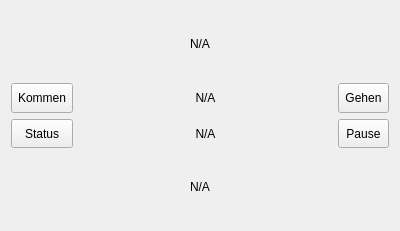
<?xml version="1.0" encoding="UTF-8"?>
<ui version="4.0">
 <class>TerminalView</class>
 <widget class="QWidget" name="TerminalView">
  <property name="geometry">
   <rect>
    <x>0</x>
    <y>0</y>
    <width>400</width>
    <height>231</height>
   </rect>
  </property>
  <property name="windowTitle">
   <string>XATime</string>
  </property>
  <layout class="QGridLayout" name="gridLayout">
   <item row="0" column="0">
    <widget class="QLabel" name="labelClock">
     <property name="text">
      <string>N/A</string>
     </property>
     <property name="alignment">
      <set>Qt::AlignCenter</set>
     </property>
    </widget>
   </item>
   <item row="1" column="0">
    <layout class="QHBoxLayout" name="horizontalLayout">
     <item>
      <layout class="QVBoxLayout" name="verticalLayout">
       <item>
        <widget class="QToolButton" name="pbKommen">
         <property name="sizePolicy">
          <sizepolicy hsizetype="Preferred" vsizetype="Preferred">
           <horstretch>0</horstretch>
           <verstretch>0</verstretch>
          </sizepolicy>
         </property>
         <property name="text">
          <string>Kommen</string>
         </property>
         <property name="icon">
          <iconset resource="../../../resources/resources.qrc">
           <normaloff>:/icons/kommen.svg</normaloff>:/icons/kommen.svg</iconset>
         </property>
         <property name="iconSize">
          <size>
           <width>50</width>
           <height>50</height>
          </size>
         </property>
         <property name="toolButtonStyle">
          <enum>Qt::ToolButtonTextUnderIcon</enum>
         </property>
         <property name="autoRaise">
          <bool>false</bool>
         </property>
        </widget>
       </item>
       <item>
        <widget class="QToolButton" name="pbStatus">
         <property name="sizePolicy">
          <sizepolicy hsizetype="Preferred" vsizetype="Preferred">
           <horstretch>0</horstretch>
           <verstretch>0</verstretch>
          </sizepolicy>
         </property>
         <property name="text">
          <string>Status</string>
         </property>
         <property name="icon">
          <iconset resource="../../../resources/resources.qrc">
           <normaloff>:/icons/status.svg</normaloff>:/icons/status.svg</iconset>
         </property>
         <property name="iconSize">
          <size>
           <width>50</width>
           <height>50</height>
          </size>
         </property>
         <property name="toolButtonStyle">
          <enum>Qt::ToolButtonTextUnderIcon</enum>
         </property>
        </widget>
       </item>
      </layout>
     </item>
     <item>
      <layout class="QVBoxLayout" name="verticalLayout_3">
       <item>
        <widget class="QLabel" name="labelMiddleUpper">
         <property name="sizePolicy">
          <sizepolicy hsizetype="Expanding" vsizetype="Preferred">
           <horstretch>0</horstretch>
           <verstretch>0</verstretch>
          </sizepolicy>
         </property>
         <property name="text">
          <string>N/A</string>
         </property>
         <property name="alignment">
          <set>Qt::AlignCenter</set>
         </property>
        </widget>
       </item>
       <item>
        <widget class="QLabel" name="labelMiddleLower">
         <property name="sizePolicy">
          <sizepolicy hsizetype="Expanding" vsizetype="Preferred">
           <horstretch>0</horstretch>
           <verstretch>0</verstretch>
          </sizepolicy>
         </property>
         <property name="text">
          <string>N/A</string>
         </property>
         <property name="alignment">
          <set>Qt::AlignCenter</set>
         </property>
        </widget>
       </item>
      </layout>
     </item>
     <item>
      <layout class="QVBoxLayout" name="verticalLayout_2">
       <item>
        <widget class="QToolButton" name="pbGehen">
         <property name="sizePolicy">
          <sizepolicy hsizetype="Preferred" vsizetype="Preferred">
           <horstretch>0</horstretch>
           <verstretch>0</verstretch>
          </sizepolicy>
         </property>
         <property name="text">
          <string>Gehen</string>
         </property>
         <property name="icon">
          <iconset resource="../../../resources/resources.qrc">
           <normaloff>:/icons/gehen.svg</normaloff>:/icons/gehen.svg</iconset>
         </property>
         <property name="iconSize">
          <size>
           <width>50</width>
           <height>50</height>
          </size>
         </property>
         <property name="toolButtonStyle">
          <enum>Qt::ToolButtonTextUnderIcon</enum>
         </property>
        </widget>
       </item>
       <item>
        <widget class="QToolButton" name="pbPause">
         <property name="sizePolicy">
          <sizepolicy hsizetype="Preferred" vsizetype="Preferred">
           <horstretch>0</horstretch>
           <verstretch>0</verstretch>
          </sizepolicy>
         </property>
         <property name="text">
          <string>Pause</string>
         </property>
         <property name="icon">
          <iconset resource="../../../resources/resources.qrc">
           <normaloff>:/icons/pause.svg</normaloff>:/icons/pause.svg</iconset>
         </property>
         <property name="iconSize">
          <size>
           <width>50</width>
           <height>50</height>
          </size>
         </property>
         <property name="toolButtonStyle">
          <enum>Qt::ToolButtonTextUnderIcon</enum>
         </property>
        </widget>
       </item>
      </layout>
     </item>
    </layout>
   </item>
   <item row="2" column="0">
    <widget class="QLabel" name="labelStatus">
     <property name="text">
      <string>N/A</string>
     </property>
     <property name="alignment">
      <set>Qt::AlignCenter</set>
     </property>
    </widget>
   </item>
  </layout>
 </widget>
 <resources>
  <include location="../../../resources/resources.qrc"/>
 </resources>
 <connections/>
</ui>
